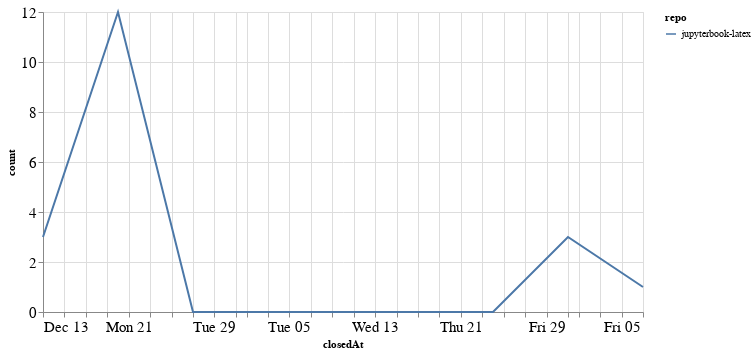

Notebook code for this chart:
### Code cell
closed_by_time = closed_by.groupby('repo').resample('W', on='closedAt').count()['author'].reset_index()
closed_by_time = closed_by_time.rename(columns={'author': 'count'})

alt.Chart(closed_by_time, width=600).mark_line().encode(
    x='closedAt',
    y='count',
    color='repo',
    tooltip="repo"
)

### Figure 1 — Vega-Lite specification as saved in the notebook (floating-point values rounded to 4 significant figures)
{"config": {"axisLeft": {"labelFontSize": 15}, "axisBottom": {"labelFontSize": 15}}, "data": {"name": "data-bcb059c8055ef1e5973ffafc909fb115"}, "mark": "line", "encoding": {"color": {"type": "nominal", "field": "repo"}, "tooltip": {"type": "nominal", "field": "repo"}, "x": {"type": "temporal", "field": "closedAt"}, "y": {"type": "quantitative", "field": "count"}}, "width": 600, "$schema": "https://vega.github.io/schema/vega-lite/v4.8.1.json", "datasets": {"data-bcb059c8055ef1e5973ffafc909fb115": [{"repo": "jupyterbook-latex", "closedAt": "2020-12-13T00:00:00", "count": 3}, {"repo": "jupyterbook-latex", "closedAt": "2020-12-20T00:00:00", "count": 12}, {"repo": "jupyterbook-latex", "closedAt": "2020-12-27T00:00:00", "count": 0}, {"repo": "jupyterbook-latex", "closedAt": "2021-01-03T00:00:00", "count": 0}, {"repo": "jupyterbook-latex", "closedAt": "2021-01-10T00:00:00", "count": 0}, {"repo": "jupyterbook-latex", "closedAt": "2021-01-17T00:00:00", "count": 0}, {"repo": "jupyterbook-latex", "closedAt": "2021-01-24T00:00:00", "count": 0}, {"repo": "jupyterbook-latex", "closedAt": "2021-01-31T00:00:00", "count": 3}, {"repo": "jupyterbook-latex", "closedAt": "2021-02-07T00:00:00", "count": 1}]}}
